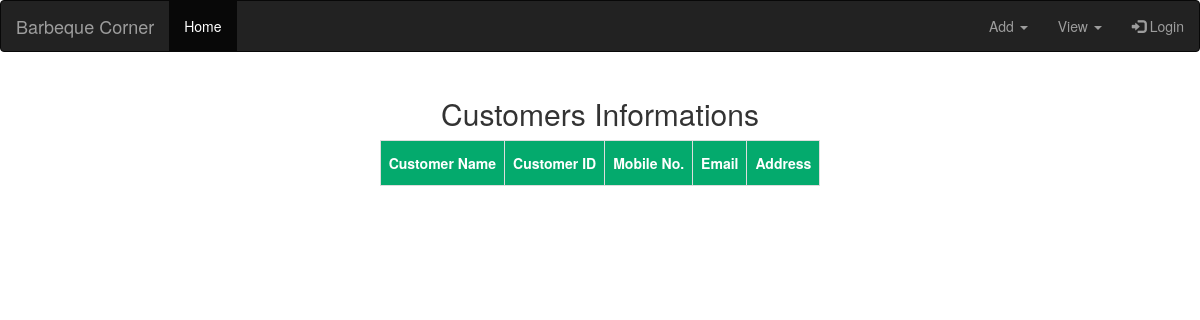
Before: /index.php/admin_customers with the older database file.
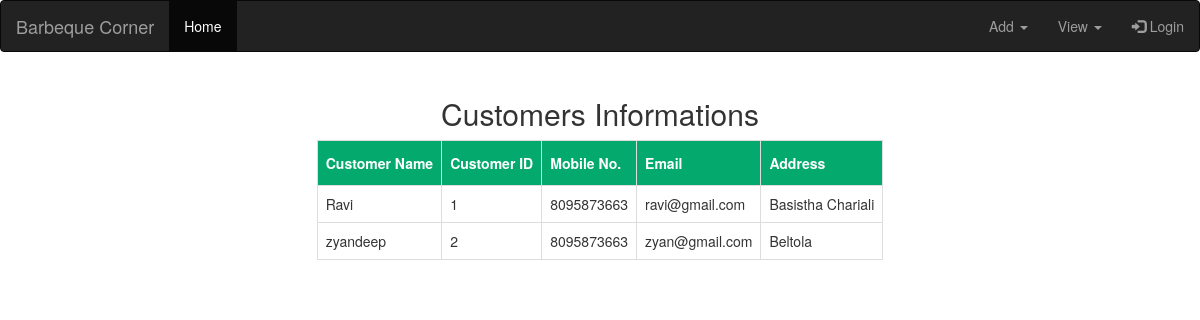
After: the same page with the newer database file.
### tables this page shows
CREATE TABLE `customers` (
  `customer_id` int(11) NOT NULL,
  `name` varchar(255) NOT NULL,
  `address` varchar(255) NOT NULL,
  `mobile_no` bigint(10) NOT NULL,
  `password` varchar(255) NOT NULL,
  `email` varchar(255) NOT NULL
);

### application/controllers/admin_customers.php (called while the page is built, shortened)
<?php
class admin_customers extends CI_Controller
{
    public function index()
    {
        $this->load->model('Dashboard_model');
       $data['info']= $this->Dashboard_model->get_users();
        $this->load->view('includes/admin_header');
        $this->load->view('admin_Customers',$data);
    }
}

### index.php (called while the page is built, shortened)
<?php
require_once BASEPATH.'core/CodeIgniter.php';

### application/models/Dashboard_model.php (called while the page is built, shortened)
<?php
class Dashboard_model extends CI_Model {
    public function get_users() {
        $this->db->select('*');
        $this->db->from('customers');
    	$query = $this->db->get();
        return $query->result();
    }
}

### application/views/admin_Customers.php (the view, shortened to what this page needs)
<!DOCTYPE html>
<html lang="en">
<head>
  <link rel="stylesheet" href="https://cdnjs.cloudflare.com/ajax/libs/font-awesome/4.7.0/css/font-awesome.min.css">
</head>
<body>
  <div class="row">
  <div class="column">
  <table class="center">
  <h2 style="text-align: center;"> Customers Informations</h2>
    <thead>
      <tr>
        <th>Customer Name </th>
        <th>Customer ID </th>
        <th>Mobile No. </th>
        <th>Email </th>
        <th>Address </th>
      </tr>
    </thead>
    <tbody>
      <tr>
        <?php foreach ($info as $infos) : ?>
          <td> <?= $infos->name ?></td>
          <td> <?= $infos->customer_id ?></td>
          <td> <?= $infos->mobile_no ?></td>
          <td> <?= $infos->email ?></td>
          <td> <?= $infos->address ?></td>
      </tr>
    <?php endforeach; ?>
    </tbody>
  </table>
  </div>
  </div>
</body>
</html>

### application/views/includes/admin_header.php (shortened to what this page needs)
<!DOCTYPE html>
<html lang="en">
<head>
  <link rel="stylesheet" href="https://maxcdn.bootstrapcdn.com/bootstrap/3.4.1/css/bootstrap.min.css">
  <link rel="stylesheet" href="https://cdnjs.cloudflare.com/ajax/libs/font-awesome/4.7.0/css/font-awesome.min.css">
</head>
<body>
<nav class="navbar navbar-inverse">
  <div class="container-fluid">
    <div class="navbar-header">
      <a class="navbar-brand" href="#">Barbeque Corner</a>
    </div>
    <ul class="nav navbar-nav">
      <li class="active"><a href="<?= base_url('admin_dashboard') ?>">Home</a></li>
    </ul>
    <ul class="nav navbar-nav navbar-right">
    <li class="dropdown"><a class="dropdown-toggle" data-toggle="dropdown" href="#"> Add <span class="caret"></span></a>
      </li>
      <li class="dropdown"><a class="dropdown-toggle" data-toggle="dropdown" href="#"> View <span class="caret"></span></a>
      </li>
      <?php
if($this->session->userdata('authenticated')) : ?>
<li><a href="<?= base_url('admin_dashboard') ?>"><span class="glyphicon glyphicon-user"></span>Hello <?=$this->session->userdata('user_name');?></a></li>
     <li><a href="<?= base_url('admin_login/logout') ?>"><span class="glyphicon glyphicon-off"></span> Log Out</a></li>
      <?php else : ?>
      <li><a href="<?= base_url('admin_login') ?>"><span class="glyphicon glyphicon-log-in"></span> Login</a></li>
      <?php endif;?>
    </ul>
  </div>
</nav>
</body>
</html>

### application/views/admin_Customers.php (style rules this page uses)
.row { margin-left:-5px; margin-right:-5px; }
.column { float: left; width: 100%; padding: 5px; }
.row::after { content: ""; clear: both; display: table; }
table, th, td { border: 1px solid #ddd; padding: 8px; }
.center th { padding-top: 12px; padding-bottom: 12px; text-align: left; background-color: #04AA6D; color: white; }
.center { margin-left: auto; margin-right: auto; }

Changed rows visible on the page:
added customers: name "Ravi", customer_id "1", mobile_no "8095873663", email "ravi@gmail.com", address "Basistha Chariali"
added customers: name "zyandeep", customer_id "2", mobile_no "8095873663", email "zyan@gmail.com", address "Beltola"
